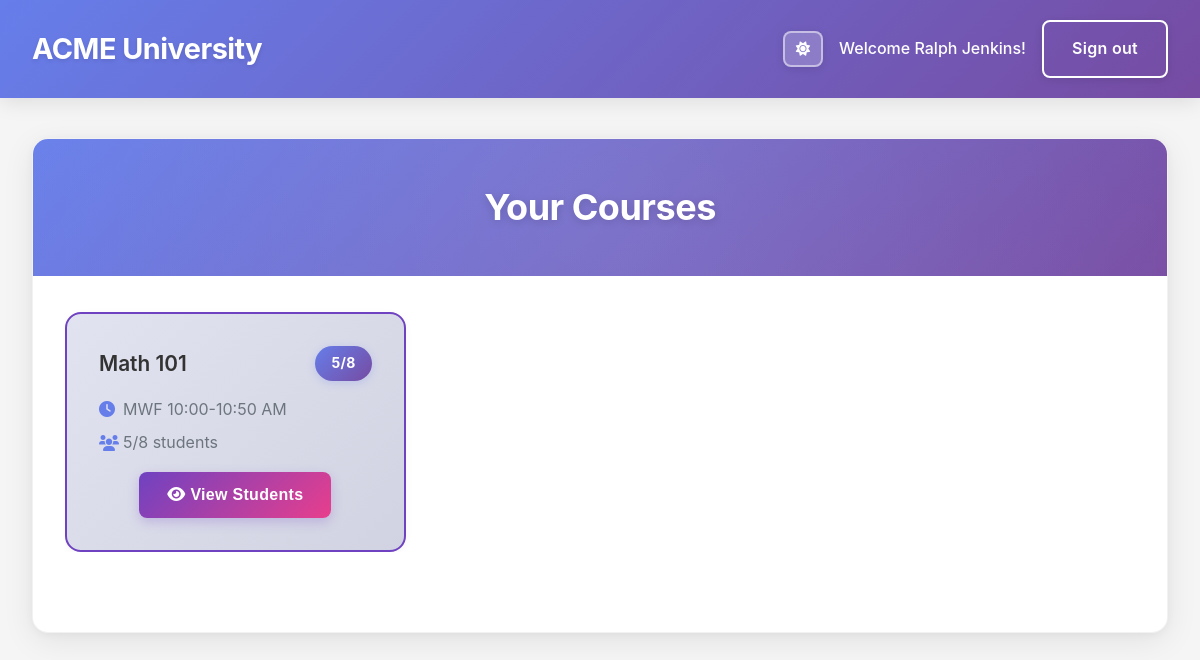
Screenshot of /teacher (signed in) with the database file from the repository.
### app.py (models this page shows)
class Course(db.Model):
    id = db.Column(db.Integer, primary_key=True)
    name = db.Column(db.String(100), nullable=False)
    teacher_id = db.Column(db.Integer, db.ForeignKey('user.id', ondelete='CASCADE'), nullable=False)
    time = db.Column(db.String(50), nullable=False)
    capacity = db.Column(db.Integer, nullable=False)
    teacher = db.relationship('User', backref=db.backref('courses_taught', cascade='all, delete-orphan'))
    enrollments = db.relationship('Enrollment', backref='course', cascade='all, delete-orphan')

### app.py (the view)
@app.route('/teacher')
def teacher_dashboard():
    if session.get('user_role') != 'teacher':
        return redirect(url_for('login'))
    user = User.query.get(session['user_id'])
    courses = Course.query.filter_by(teacher_id=user.id).all()
    return render_template('teacher_dashboard.html', courses=courses)

### templates/teacher_dashboard.html (shortened to what this page needs)
{% extends "base.html" %}
{% block content %}
<div class="dashboard-container">
    <div class="dashboard-header">
        <h2>Your Courses</h2>
    </div>
    <div class="courses-section">
        {% if courses %}
        <div class="courses-grid">
            {% for course in courses %}
            <div class="course-card teacher">
                <div class="course-header">
                    <h4>{{ course.name }}</h4>
                    <span class="course-capacity">{{ course.enrollments|length }}/{{ course.capacity }}</span>
                </div>
                <div class="course-details">
                    <p><i class="fas fa-clock"></i> {{ course.time }}</p>
                    <p><i class="fas fa-users"></i> {{ course.enrollments|length }}/{{ course.capacity }} students</p>
                </div>
                <div class="course-actions">
                    <button class="btn btn-primary view-students-btn" data-course-id="{{ course.id }}">
                        <i class="fas fa-eye"></i> View Students
                    </button>
                </div>
            </div>
            {% endfor %}
        </div>
        {% else %}
        <p class="no-courses">You are not teaching any courses.</p>
        {% endif %}
    </div>
</div>
{% endblock %}

### static/css/style.css (style rules this page uses)
:root { --bg-primary: #f5f5f5; --bg-secondary: #ffffff; --bg-tertiary: #f8f9fa; --text-primary: #333; --text-secondary: #555; --text-tertiary: #6c757d; --border-color: #e1e5e9; --border-light: #dee2e6; --border-dark: #ced4da; --shadow: rgba(0,0,0,0.1); --shadow-dark: rgba(0,0,0,0.2); --navbar-gradient: linear-gradient(135deg, #667eea 0%, #764ba2 100%); --tab-active-color: #667eea; --tab-active-gradient: linear-gradient(135deg, #667eea 0%, #764ba2 100%); --success-bg: #d4edda; --success-border: #c3e6cb; --success-text: #155724; --error-bg: #f8d7da; --error-border: #f5c6cb; --error-text: #dc3545; --warning-bg: #fff3cd; --warning-border: #ffeeba; --warning-text: #856404; }
* { margin: 0; padding: 0; box-sizing: border-box; }
body { font-family: -apple-system, BlinkMacSystemFont, 'Segoe UI', 'Roboto', 'Oxygen', 'Ubuntu', 'Cantarell', 'Fira Sans', 'Droid Sans', 'Helvetica Neue', sans-serif; line-height: 1.6; color: var(--text-primary); background-color: var(--bg-primary); transition: background-color 0.3s ease, color 0.3s ease; -webkit-font-smoothing: antialiased; -moz-osx-font-smoothing: grayscale; }
.btn { display: inline-block; padding: 0.875rem 1.75rem; border: none; border-radius: 8px; font-size: 1rem; font-weight: 600; text-decoration: none; cursor: pointer; transition: all 0.3s cubic-bezier(0.4, 0, 0.2, 1); text-align: center; letter-spacing: 0.3px; box-shadow: 0 2px 8px rgba(0, 0, 0, 0.1); }
.btn-primary { background: linear-gradient(135deg, #667eea 0%, #764ba2 100%); color: white; }
.dashboard-container { background: var(--bg-secondary); border-radius: 16px; box-shadow: 0 8px 32px rgba(0, 0, 0, 0.08), 0 2px 8px rgba(0, 0, 0, 0.04); overflow: hidden; transition: all 0.3s ease; border: 1px solid rgba(0, 0, 0, 0.05); position: relative; }
.dashboard-container .courses-section { overflow: visible; }
.dashboard-header { background: linear-gradient(135deg, #667eea 0%, #764ba2 100%); color: white; padding: 2.5rem 2rem; text-align: center; position: relative; overflow: hidden; }
.dashboard-header::before { content: ''; position: absolute; top: -50%; right: -50%; width: 200%; height: 200%; background: radial-gradient(circle, rgba(255, 255, 255, 0.1) 0%, transparent 70%); pointer-events: none; }
.dashboard-header h2 { font-size: 2.25rem; font-weight: 700; letter-spacing: -0.5px; text-shadow: 0 2px 8px rgba(0, 0, 0, 0.15); position: relative; z-index: 1; }
.courses-section { padding: 2rem; padding-top: calc(2rem + 4px); overflow-x: hidden; overflow-y: visible; }
.courses-grid { display: grid; grid-template-columns: repeat(auto-fill, minmax(300px, 1fr)); gap: 1.5rem; margin-bottom: 3rem; overflow-x: hidden; padding-top: 4px; margin-top: -4px; }
.course-card { background: var(--bg-secondary); border: 2px solid var(--border-light); border-radius: 16px; padding: 2rem; transition: all 0.3s cubic-bezier(0.4, 0, 0.2, 1); position: relative; box-shadow: 0 2px 8px rgba(0, 0, 0, 0.04); }
.course-card.teacher { border-color: #6f42c1; background: linear-gradient(135deg, #e2e3f0 0%, #d1d3e2 100%); }
.course-header { display: flex; justify-content: space-between; align-items: center; margin-bottom: 1rem; }
.course-header h4 { color: var(--text-primary); font-size: 1.3rem; font-weight: 600; }
.course-capacity { background: linear-gradient(135deg, #667eea 0%, #764ba2 100%); color: white; padding: 0.375rem 1rem; border-radius: 20px; font-size: 0.875rem; font-weight: 700; box-shadow: 0 2px 8px rgba(102, 126, 234, 0.25); letter-spacing: 0.3px; }
.course-details { margin-bottom: 1rem; }
.course-details p { margin-bottom: 0.5rem; color: var(--text-tertiary); display: flex; align-items: center; gap: 0.5rem; }
.course-details i { width: 16px; color: #667eea; }
.course-actions { text-align: center; }
.view-students-btn { background: linear-gradient(135deg, #6f42c1 0%, #e83e8c 100%); color: white; border: none; padding: 0.875rem 1.75rem; border-radius: 8px; font-weight: 600; cursor: pointer; transition: all 0.3s cubic-bezier(0.4, 0, 0.2, 1); box-shadow: 0 4px 12px rgba(111, 66, 193, 0.25); letter-spacing: 0.3px; }

### rows the page displays
Course: name "Math 101", enrollments|length "5", capacity "8", time "MWF 10:00-10:50 AM"

### other values shown
{{ session.user_name }} "Ralph Jenkins"
